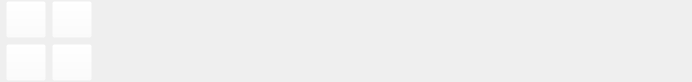
<?xml version="1.0" encoding="UTF-8"?>
<ui version="4.0">
 <class>QTabLayout</class>
 <widget class="QWidget" name="QTabLayout">
  <property name="geometry">
   <rect>
    <x>0</x>
    <y>0</y>
    <width>692</width>
    <height>82</height>
   </rect>
  </property>
  <property name="windowTitle">
   <string>Form</string>
  </property>
  <layout class="QFormLayout" name="formLayout">
   <property name="formAlignment">
    <set>Qt::AlignLeading|Qt::AlignLeft|Qt::AlignVCenter</set>
   </property>
   <property name="leftMargin">
    <number>6</number>
   </property>
   <property name="topMargin">
    <number>1</number>
   </property>
   <property name="rightMargin">
    <number>6</number>
   </property>
   <property name="bottomMargin">
    <number>1</number>
   </property>
   <item row="0" column="0">
    <layout class="QFormLayout" name="formLayout_4">
     <item row="0" column="0">
      <widget class="QPushButton" name="m_pushButtonLayout1">
       <property name="sizePolicy">
        <sizepolicy hsizetype="Expanding" vsizetype="Expanding">
         <horstretch>0</horstretch>
         <verstretch>0</verstretch>
        </sizepolicy>
       </property>
       <property name="styleSheet">
        <string notr="true">background-color: rgba(255, 255, 255, 0);</string>
       </property>
       <property name="text">
        <string/>
       </property>
       <property name="icon">
        <iconset resource="../../Images.qrc">
         <normaloff>:/one</normaloff>:/one</iconset>
       </property>
       <property name="iconSize">
        <size>
         <width>15</width>
         <height>15</height>
        </size>
       </property>
      </widget>
     </item>
     <item row="0" column="1">
      <widget class="QPushButton" name="m_pushButtonLayout2">
       <property name="sizePolicy">
        <sizepolicy hsizetype="Minimum" vsizetype="Expanding">
         <horstretch>0</horstretch>
         <verstretch>0</verstretch>
        </sizepolicy>
       </property>
       <property name="styleSheet">
        <string notr="true">background-color: rgba(255, 255, 255, 0);</string>
       </property>
       <property name="text">
        <string/>
       </property>
       <property name="icon">
        <iconset resource="../../Images.qrc">
         <normaloff>:/two</normaloff>:/two</iconset>
       </property>
       <property name="iconSize">
        <size>
         <width>15</width>
         <height>15</height>
        </size>
       </property>
      </widget>
     </item>
     <item row="1" column="0">
      <widget class="QPushButton" name="m_pushButtonLayout3">
       <property name="sizePolicy">
        <sizepolicy hsizetype="Minimum" vsizetype="Expanding">
         <horstretch>0</horstretch>
         <verstretch>0</verstretch>
        </sizepolicy>
       </property>
       <property name="styleSheet">
        <string notr="true">background-color: rgba(255, 255, 255, 0);</string>
       </property>
       <property name="text">
        <string/>
       </property>
       <property name="icon">
        <iconset resource="../../Images.qrc">
         <normaloff>:/four</normaloff>:/four</iconset>
       </property>
       <property name="iconSize">
        <size>
         <width>15</width>
         <height>15</height>
        </size>
       </property>
      </widget>
     </item>
     <item row="1" column="1">
      <widget class="QPushButton" name="m_pushButtonLayout4">
       <property name="sizePolicy">
        <sizepolicy hsizetype="Minimum" vsizetype="Expanding">
         <horstretch>0</horstretch>
         <verstretch>0</verstretch>
        </sizepolicy>
       </property>
       <property name="styleSheet">
        <string notr="true">background-color: rgba(255, 255, 255, 0);</string>
       </property>
       <property name="text">
        <string/>
       </property>
       <property name="icon">
        <iconset resource="../../Images.qrc">
         <normaloff>:/vertical6</normaloff>:/vertical6</iconset>
       </property>
       <property name="iconSize">
        <size>
         <width>15</width>
         <height>15</height>
        </size>
       </property>
      </widget>
     </item>
    </layout>
   </item>
  </layout>
 </widget>
 <resources>
  <include location="../../Images.qrc"/>
 </resources>
 <connections/>
</ui>
